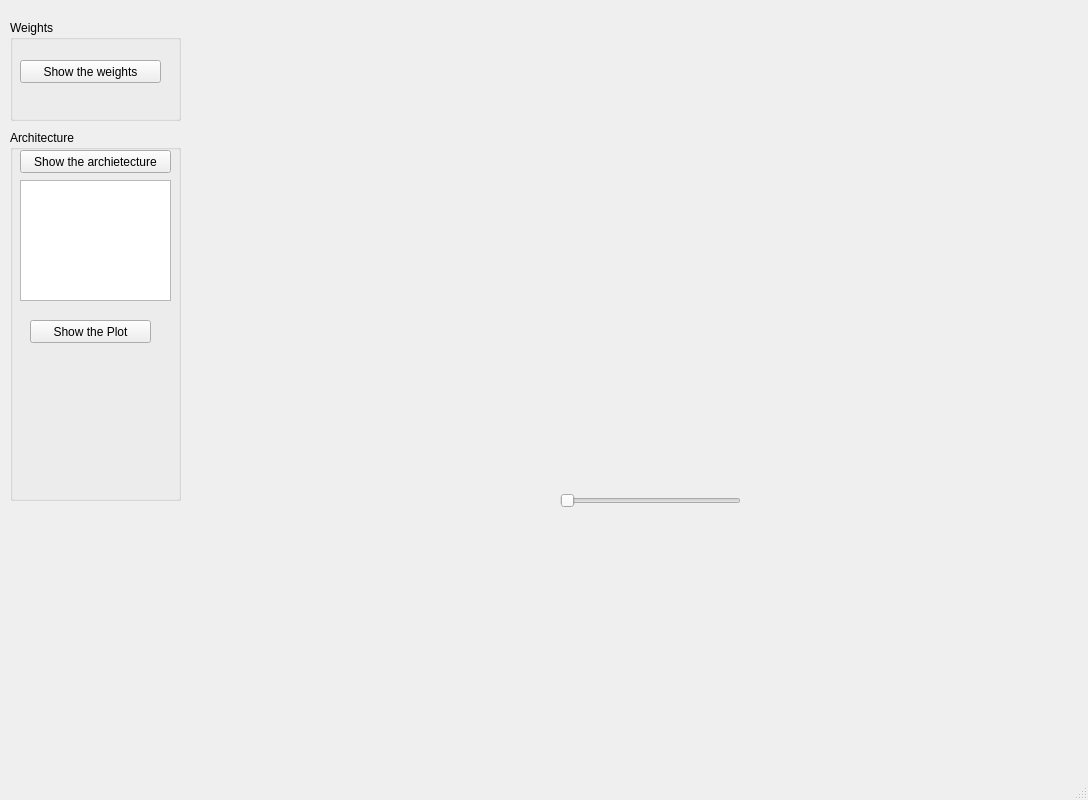
<?xml version="1.0" encoding="UTF-8"?>
<ui version="4.0">
 <class>MainWindow</class>
 <widget class="QMainWindow" name="MainWindow">
  <property name="geometry">
   <rect>
    <x>0</x>
    <y>0</y>
    <width>1088</width>
    <height>800</height>
   </rect>
  </property>
  <property name="windowTitle">
   <string>MainWindow</string>
  </property>
  <widget class="QWidget" name="centralwidget">
   <widget class="MatplotlibWidget" name="matplotlibwidget_static" native="true">
    <property name="geometry">
     <rect>
      <x>399</x>
      <y>10</y>
      <width>301</width>
      <height>700</height>
     </rect>
    </property>
   </widget>
   <widget class="MatplotlibWidget" name="matplotlibwidget_static_2" native="true">
    <property name="geometry">
     <rect>
      <x>320</x>
      <y>30</y>
      <width>731</width>
      <height>491</height>
     </rect>
    </property>
    <widget class="QSlider" name="horizontalSlider">
     <property name="geometry">
      <rect>
       <x>240</x>
       <y>460</y>
       <width>181</width>
       <height>22</height>
      </rect>
     </property>
     <property name="orientation">
      <enum>Qt::Horizontal</enum>
     </property>
    </widget>
   </widget>
   <widget class="QGroupBox" name="groupBox">
    <property name="geometry">
     <rect>
      <x>10</x>
      <y>20</y>
      <width>171</width>
      <height>101</height>
     </rect>
    </property>
    <property name="title">
     <string>Weights</string>
    </property>
    <widget class="QPushButton" name="pushButton">
     <property name="geometry">
      <rect>
       <x>10</x>
       <y>40</y>
       <width>141</width>
       <height>23</height>
      </rect>
     </property>
     <property name="text">
      <string>Show the weights</string>
     </property>
    </widget>
   </widget>
   <widget class="QGroupBox" name="groupBox_2">
    <property name="geometry">
     <rect>
      <x>10</x>
      <y>130</y>
      <width>171</width>
      <height>371</height>
     </rect>
    </property>
    <property name="title">
     <string>Architecture</string>
    </property>
    <widget class="QPushButton" name="pushButton_2">
     <property name="geometry">
      <rect>
       <x>10</x>
       <y>20</y>
       <width>151</width>
       <height>23</height>
      </rect>
     </property>
     <property name="text">
      <string>Show the archietecture</string>
     </property>
    </widget>
    <widget class="QListView" name="listView">
     <property name="geometry">
      <rect>
       <x>10</x>
       <y>50</y>
       <width>151</width>
       <height>121</height>
      </rect>
     </property>
    </widget>
    <widget class="QPushButton" name="pushButton_3">
     <property name="geometry">
      <rect>
       <x>20</x>
       <y>190</y>
       <width>121</width>
       <height>23</height>
      </rect>
     </property>
     <property name="text">
      <string>Show the Plot</string>
     </property>
    </widget>
   </widget>
  </widget>
  <widget class="QMenuBar" name="menubar">
   <property name="geometry">
    <rect>
     <x>0</x>
     <y>0</y>
     <width>1088</width>
     <height>23</height>
    </rect>
   </property>
  </widget>
  <widget class="QStatusBar" name="statusbar"/>
 </widget>
 <customwidgets>
  <customwidget>
   <class>MatplotlibWidget</class>
   <extends>QWidget</extends>
   <header location="global">matplotlibwidget.h</header>
   <container>1</container>
  </customwidget>
 </customwidgets>
 <resources/>
 <connections>
  <connection>
   <sender>pushButton</sender>
   <signal>clicked()</signal>
   <receiver>matplotlibwidget_static</receiver>
   <slot>show()</slot>
   <hints>
    <hint type="sourcelabel">
     <x>94</x>
     <y>105</y>
    </hint>
    <hint type="destinationlabel">
     <x>499</x>
     <y>78</y>
    </hint>
   </hints>
  </connection>
  <connection>
   <sender>pushButton</sender>
   <signal>clicked()</signal>
   <receiver>matplotlibwidget_static_2</receiver>
   <slot>hide()</slot>
   <hints>
    <hint type="sourcelabel">
     <x>114</x>
     <y>105</y>
    </hint>
    <hint type="destinationlabel">
     <x>320</x>
     <y>137</y>
    </hint>
   </hints>
  </connection>
  <connection>
   <sender>pushButton_2</sender>
   <signal>clicked()</signal>
   <receiver>matplotlibwidget_static</receiver>
   <slot>hide()</slot>
   <hints>
    <hint type="sourcelabel">
     <x>81</x>
     <y>195</y>
    </hint>
    <hint type="destinationlabel">
     <x>497</x>
     <y>183</y>
    </hint>
   </hints>
  </connection>
 </connections>
</ui>
